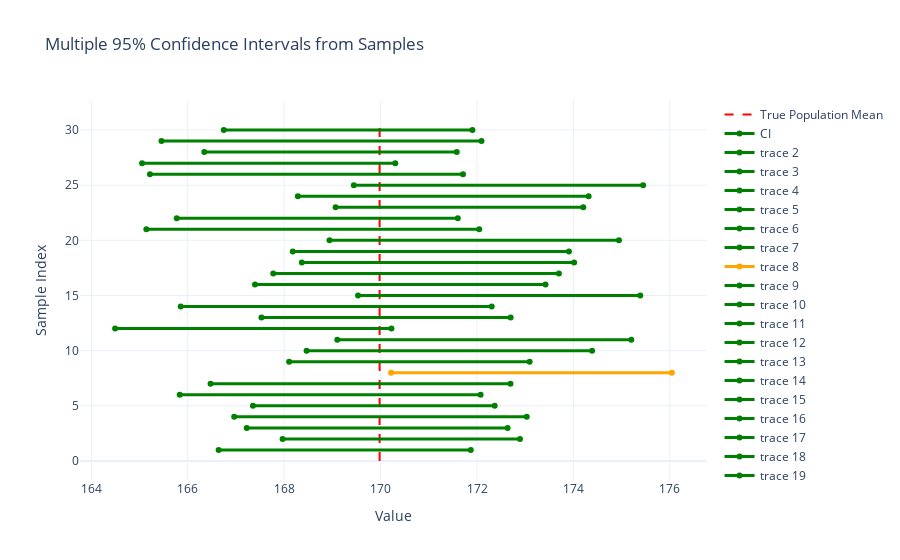

Notebook cell for this chart:
### Code cell
# Simulate multiple samples and confidence intervals to visualize coverage

num_samples = 30
sample_size = 50

intervals = []
means = []

for _ in range(num_samples):
    sample = np.random.choice(population, size=sample_size, replace=False)
    sample_mean = np.mean(sample)
    sample_std = np.std(sample, ddof=1)
    se = sample_std / np.sqrt(sample_size)
    ci_low, ci_high = st.t.interval(0.95, df=sample_size-1, loc=sample_mean, scale=se)
    intervals.append((ci_low, ci_high))
    means.append(sample_mean)

# Create figure
fig = go.Figure()

# Plot true population mean
true_mean = np.mean(population)
fig.add_trace(go.Scatter(x=[true_mean, true_mean], y=[0, num_samples+1],
                         mode="lines", line=dict(color="red", dash="dash"),
                         name="True Population Mean"))

# Plot confidence intervals for each sample
for i, ((ci_low, ci_high), mean) in enumerate(zip(intervals, means), 1):
    color = "green" if ci_low <= true_mean <= ci_high else "orange"
    fig.add_trace(go.Scatter(x=[ci_low, ci_high], y=[i, i], mode="lines+markers",
                             line=dict(color=color, width=3),
                             marker=dict(size=6, color=color),
                             name="CI" if i == 1 else None))

# Layout
fig.update_layout(
    title="Multiple 95% Confidence Intervals from Samples",
    xaxis_title="Value",
    yaxis_title="Sample Index",
    showlegend=True,
    template="plotly_white"
)

fig.show()

### Figure 1 — Plotly figure (JSON) as saved in the notebook; plotly's stock layout.template omitted (floating-point values rounded to 4 significant figures)
{"data": [{"line": {"color": "red", "dash": "dash"}, "mode": "lines", "name": "True Population Mean", "type": "scatter", "x": [170.0, 170.0], "y": [0, 31]}, {"line": {"color": "green", "width": 3}, "marker": {"color": "green", "size": 6}, "mode": "lines+markers", "name": "CI", "type": "scatter", "x": [166.6, 171.9], "y": [1, 1]}, {"line": {"color": "green", "width": 3}, "marker": {"color": "green", "size": 6}, "mode": "lines+markers", "type": "scatter", "x": [168.0, 172.9], "y": [2, 2]}, {"line": {"color": "green", "width": 3}, "marker": {"color": "green", "size": 6}, "mode": "lines+markers", "type": "scatter", "x": [167.2, 172.6], "y": [3, 3]}, {"line": {"color": "green", "width": 3}, "marker": {"color": "green", "size": 6}, "mode": "lines+markers", "type": "scatter", "x": [167.0, 173.0], "y": [4, 4]}, {"line": {"color": "green", "width": 3}, "marker": {"color": "green", "size": 6}, "mode": "lines+markers", "type": "scatter", "x": [167.4, 172.4], "y": [5, 5]}, {"line": {"color": "green", "width": 3}, "marker": {"color": "green", "size": 6}, "mode": "lines+markers", "type": "scatter", "x": [165.8, 172.1], "y": [6, 6]}, {"line": {"color": "green", "width": 3}, "marker": {"color": "green", "size": 6}, "mode": "lines+markers", "type": "scatter", "x": [166.5, 172.7], "y": [7, 7]}, {"line": {"color": "orange", "width": 3}, "marker": {"color": "orange", "size": 6}, "mode": "lines+markers", "type": "scatter", "x": [170.2, 176.0], "y": [8, 8]}, {"line": {"color": "green", "width": 3}, "marker": {"color": "green", "size": 6}, "mode": "lines+markers", "type": "scatter", "x": [168.1, 173.1], "y": [9, 9]}, {"line": {"color": "green", "width": 3}, "marker": {"color": "green", "size": 6}, "mode": "lines+markers", "type": "scatter", "x": [168.5, 174.4], "y": [10, 10]}, {"line": {"color": "green", "width": 3}, "marker": {"color": "green", "size": 6}, "mode": "lines+markers", "type": "scatter", "x": [169.1, 175.2], "y": [11, 11]}, {"line": {"color": "green", "width": 3}, "marker": {"color": "green", "size": 6}, "mode": "lines+markers", "type": "scatter", "x": [164.5, 170.2], "y": [12, 12]}, {"line": {"color": "green", "width": 3}, "marker": {"color": "green", "size": 6}, "mode": "lines+markers", "type": "scatter", "x": [167.5, 172.7], "y": [13, 13]}, {"line": {"color": "green", "width": 3}, "marker": {"color": "green", "size": 6}, "mode": "lines+markers", "type": "scatter", "x": [165.9, 172.3], "y": [14, 14]}, {"line": {"color": "green", "width": 3}, "marker": {"color": "green", "size": 6}, "mode": "lines+markers", "type": "scatter", "x": [169.5, 175.4], "y": [15, 15]}, {"line": {"color": "green", "width": 3}, "marker": {"color": "green", "size": 6}, "mode": "lines+markers", "type": "scatter", "x": [167.4, 173.4], "y": [16, 16]}, {"line": {"color": "green", "width": 3}, "marker": {"color": "green", "size": 6}, "mode": "lines+markers", "type": "scatter", "x": [167.8, 173.7], "y": [17, 17]}, {"line": {"color": "green", "width": 3}, "marker": {"color": "green", "size": 6}, "mode": "lines+markers", "type": "scatter", "x": [168.4, 174.0], "y": [18, 18]}, {"line": {"color": "green", "width": 3}, "marker": {"color": "green", "size": 6}, "mode": "lines+markers", "type": "scatter", "x": [168.2, 173.9], "y": [19, 19]}, {"line": {"color": "green", "width": 3}, "marker": {"color": "green", "size": 6}, "mode": "lines+markers", "type": "scatter", "x": [168.9, 174.9], "y": [20, 20]}, {"line": {"color": "green", "width": 3}, "marker": {"color": "green", "size": 6}, "mode": "lines+markers", "type": "scatter", "x": [165.1, 172.0], "y": [21, 21]}, {"line": {"color": "green", "width": 3}, "marker": {"color": "green", "size": 6}, "mode": "lines+markers", "type": "scatter", "x": [165.8, 171.6], "y": [22, 22]}, {"line": {"color": "green", "width": 3}, "marker": {"color": "green", "size": 6}, "mode": "lines+markers", "type": "scatter", "x": [169.1, 174.2], "y": [23, 23]}, {"line": {"color": "green", "width": 3}, "marker": {"color": "green", "size": 6}, "mode": "lines+markers", "type": "scatter", "x": [168.3, 174.3], "y": [24, 24]}, {"line": {"color": "green", "width": 3}, "marker": {"color": "green", "size": 6}, "mode": "lines+markers", "type": "scatter", "x": [169.4, 175.4], "y": [25, 25]}, {"line": {"color": "green", "width": 3}, "marker": {"color": "green", "size": 6}, "mode": "lines+markers", "type": "scatter", "x": [165.2, 171.7], "y": [26, 26]}, {"line": {"color": "green", "width": 3}, "marker": {"color": "green", "size": 6}, "mode": "lines+markers", "type": "scatter", "x": [165.1, 170.3], "y": [27, 27]}, {"line": {"color": "green", "width": 3}, "marker": {"color": "green", "size": 6}, "mode": "lines+markers", "type": "scatter", "x": [166.3, 171.6], "y": [28, 28]}, {"line": {"color": "green", "width": 3}, "marker": {"color": "green", "size": 6}, "mode": "lines+markers", "type": "scatter", "x": [165.5, 172.1], "y": [29, 29]}, {"line": {"color": "green", "width": 3}, "marker": {"color": "green", "size": 6}, "mode": "lines+markers", "type": "scatter", "x": [166.7, 171.9], "y": [30, 30]}], "layout": {"showlegend": true, "title": {"text": "Multiple 95% Confidence Intervals from Samples"}, "xaxis": {"title": {"text": "Value"}}, "yaxis": {"title": {"text": "Sample Index"}}}}
